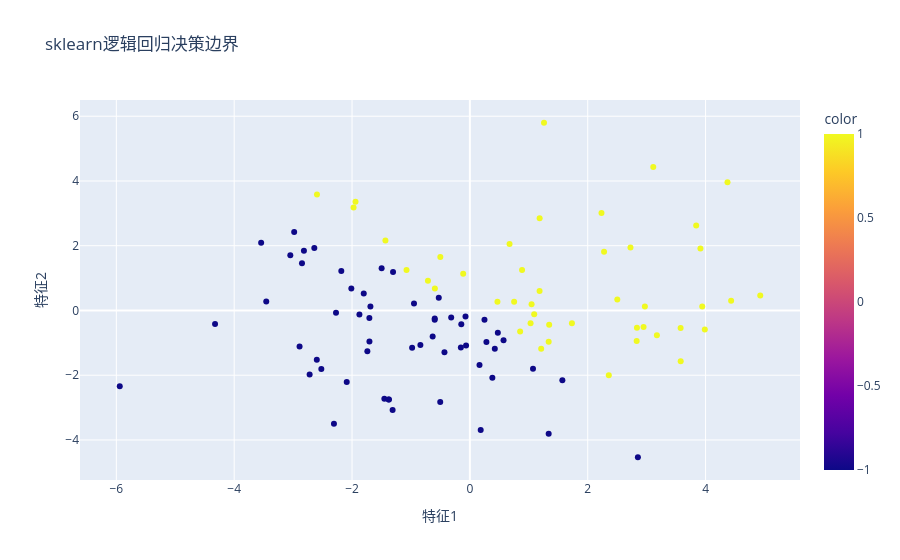

The notebook cell saved with this chart:
### Markdown cell above
##### sklearn实现

### Code cell
# 使用sklearn实现逻辑回归
from sklearn.linear_model import LogisticRegression

# 训练模型
clf = LogisticRegression()
clf.fit(X, y)

# 预测
predictions = clf.predict(X)
print("sklearn逻辑回归准确率:", accuracy_score(y, predictions))

# 绘制决策边界
x_min, x_max = X[:, 0].min() - 1, X[:, 0].max() + 1
y_min, y_max = X[:, 1].min() - 1, X[:, 1].max() + 1
xx, yy = np.meshgrid(np.linspace(x_min, x_max, 50),
                     np.linspace(y_min, y_max, 50))

Z = clf.predict(np.c_[xx.ravel(), yy.ravel()])
Z = Z.reshape(xx.shape)

# 绘图
px.scatter(x=X[:, 0], y=X[:, 1], color=y,
          title='sklearn逻辑回归决策边界', 
          labels={'x':'特征1', 'y':'特征2'}).show()

### Figure 1 — Plotly figure (JSON) as saved in the notebook; plotly's stock layout.template omitted (floating-point values rounded to 4 significant figures)
{"data": [{"hovertemplate": "特征1=%{x}<br>特征2=%{y}<br>color=%{marker.color}<extra></extra>", "legendgroup": "", "marker": {"color": [1, 1, -1, -1, -1, 1, 1, -1, -1, -1, -1, 1, 1, 1, -1, -1, -1, 1, -1, 1, 1, -1, -1, 1, -1, 1, 1, -1, -1, 1, -1, 1, 1, -1, 1, -1, -1, -1, 1, -1, 1, 1, -1, -1, -1, -1, -1, -1, 1, -1, 1, 1, -1, 1, -1, 1, 1, -1, -1, -1, -1, -1, -1, -1, 1, 1, -1, 1, 1, -1, 1, 1, -1, -1, -1, -1, -1, -1, -1, -1, 1, -1, -1, -1, 1, 1, 1, 1, -1, -1, 1, 1, 1, 1, -1, 1, -1, 1, -1, 1], "coloraxis": "coloraxis", "symbol": "circle"}, "mode": "markers", "name": "", "orientation": "v", "showlegend": false, "type": "scatter", "x": [3.174, -1.075, -4.325, -1.312, -5.942, 1.346, 3.578, 1.57, -0.06507, -1.452, -1.304, 3.112, 0.8857, 1.337, -1.688, -0.1533, -0.5278, 0.7509, -0.9486, 0.8525, 3.987, -0.4314, 0.1632, 1.21, -3.542, 1.732, 0.673, -1.706, -0.5034, 1.183, -2.64, 2.835, -0.1136, -0.6317, 2.277, -2.982, -2.307, -1.374, 2.948, -0.1458, 2.83, -2.595, -0.5971, -0.07438, 2.851, -2.09, -2.817, -1.74, 2.97, -1.705, 0.4677, 4.372, 0.3814, -1.974, -1.379, 2.725, 1.03, -1.875, -0.3172, -2.182, 0.423, -3.456, 0.2805, 0.4743, -1.433, -0.7118, -1.801, 4.928, 1.047, -1.498, 2.358, -0.5015, -2.521, -2.85, -0.8399, -2.012, -0.9803, 0.5712, 0.2477, -2.598, 1.184, 1.071, -0.5967, -3.047, -1.941, 3.944, 4.434, 2.234, -2.272, 0.1837, 2.502, -0.5942, 1.092, 3.841, -2.89, 3.576, 1.337, 3.912, -2.72, 1.258], "xaxis": "x", "y": [-0.7621, 1.247, -0.4212, -3.072, -2.338, -0.4409, -1.57, -2.157, -1.085, -2.728, 1.188, 4.434, 1.247, -0.9679, 0.1236, -1.146, 0.3947, 0.2655, 0.2163, -0.6478, -0.5849, -1.291, -1.685, -1.182, 2.094, -0.3927, 2.056, -0.2292, -2.824, 0.6033, 1.93, -0.5363, 1.137, -0.806, 1.81, 2.421, -3.502, -2.752, -0.508, -0.4244, -0.9416, 3.58, -0.289, -0.1902, -4.534, -2.211, 1.845, -1.262, 0.1222, -0.9612, 0.2672, 3.963, -2.077, 3.183, -2.747, 1.942, -0.3944, -0.1243, -0.2151, 1.216, -1.183, 0.2732, -0.9773, -0.689, 2.165, 0.9205, 0.5247, 0.4634, 0.1954, 1.307, -1.999, 1.648, -1.805, 1.458, -1.069, 0.6806, -1.153, -0.9168, -0.284, -1.525, 2.85, -1.8, -0.2497, 1.705, 3.358, 0.1261, 0.3008, 3.008, -0.06748, -3.69, 0.3416, 0.6798, -0.1183, 2.626, -1.114, -0.539, -3.809, 1.912, -1.98, 5.798], "yaxis": "y"}], "layout": {"coloraxis": {"colorbar": {"title": {"text": "color"}}, "colorscale": [[0, "#0d0887"], [0.1111, "#46039f"], [0.2222, "#7201a8"], [0.3333, "#9c179e"], [0.4444, "#bd3786"], [0.5556, "#d8576b"], [0.6667, "#ed7953"], [0.7778, "#fb9f3a"], [0.8889, "#fdca26"], [1, "#f0f921"]]}, "legend": {"tracegroupgap": 0}, "title": {"text": "sklearn逻辑回归决策边界"}, "xaxis": {"anchor": "y", "domain": [0, 1], "title": {"text": "特征1"}}, "yaxis": {"anchor": "x", "domain": [0, 1], "title": {"text": "特征2"}}}}
